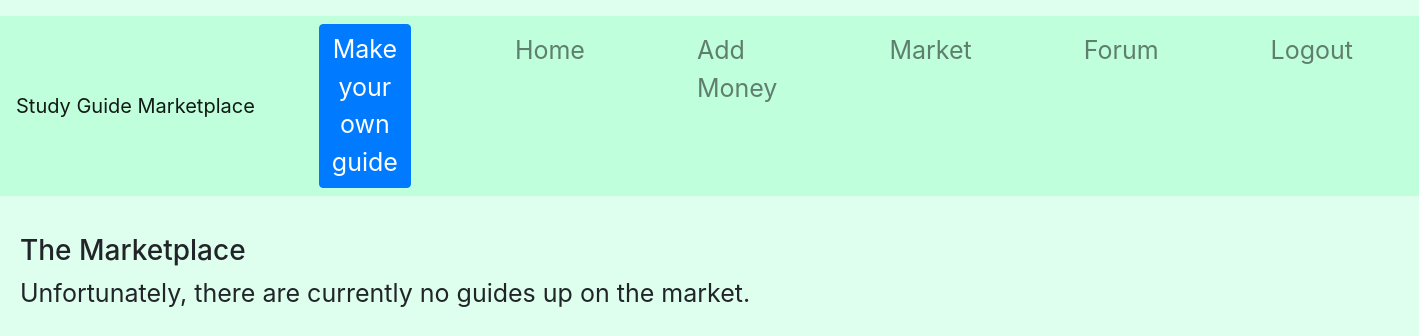
The page /market (signed in) on the database as committed earlier.
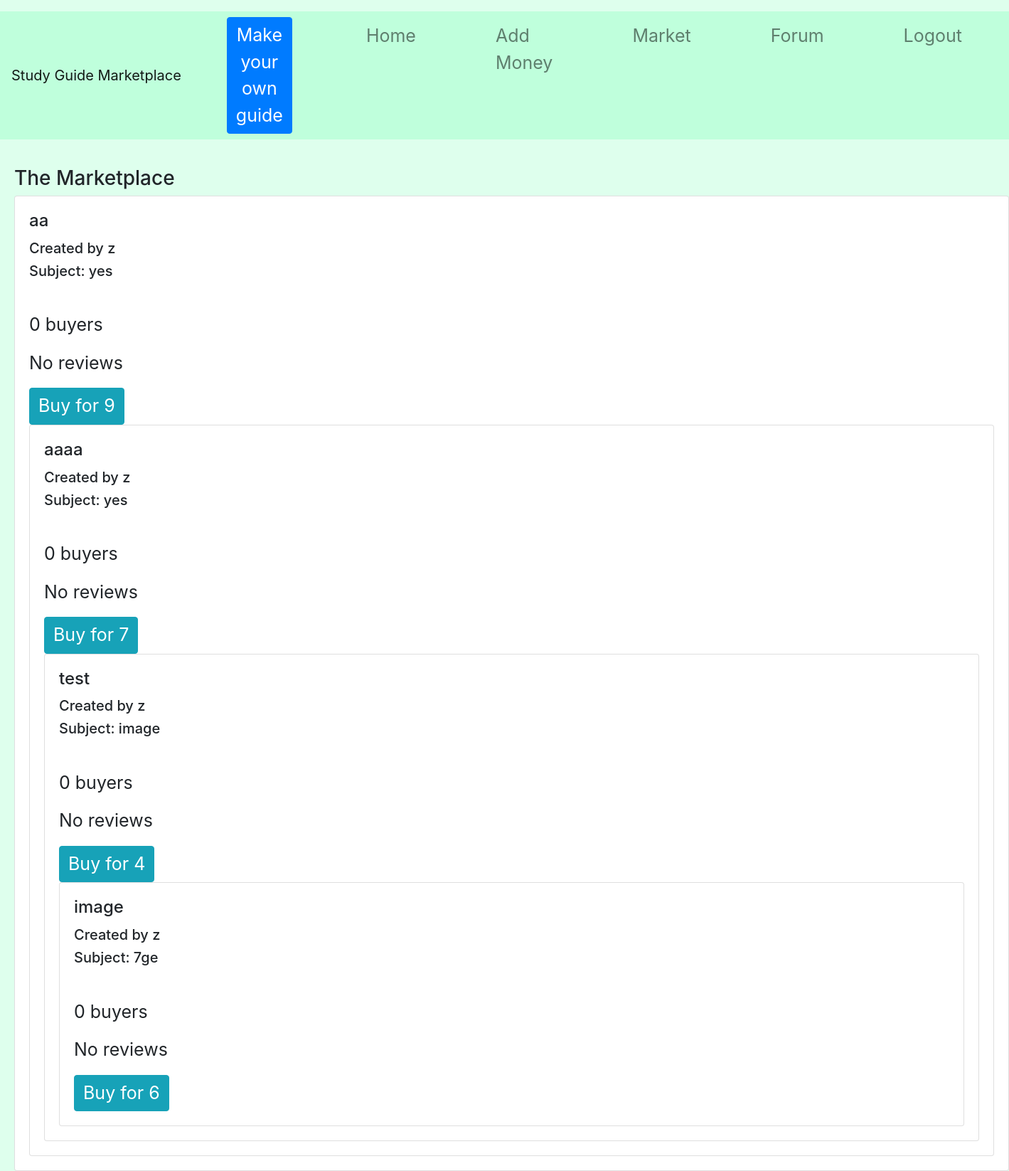
The same page on the database as committed later.
### tables this page shows
CREATE TABLE guides(id INTEGER, user TEXT, name TEXT, rating REAL, cost INTEGER, buyers INTEGER, subject TEXT, guide TEXT, ratings INTEGER);

### app/__init__.py (the view)
    def login_check(*args, **kwargs):
        if 'username' not in session:
            return redirect(url_for("login"))
        return route_function(*args, **kwargs)

### app/__init__.py (called while the page is built)
def protected(route_function):
    def login_check(*args, **kwargs):
        if 'username' not in session:
            return redirect(url_for("login"))
        return route_function(*args, **kwargs)
    login_check.__name__ = route_function.__name__
    return login_check

@app.route("/market")
@protected
def market():
    return render_template("market.html", guides = ops.get_unguides(session['username']))

### app/utl/ops.py (called while the page is built)
def get_unguides(username):
    db = sqlite3.connect(DB_FILE)
    c = db.cursor()
    c.execute("SELECT * FROM guides WHERE user != ?;" , (username,))
    g = c.fetchall()
    ans = []
    for row in g:
        c.execute("SELECT * FROM buyers WHERE user = ? AND id = ?;" , (username,row[0]))
        if c.fetchone() is None:
            next = {}
            next["id"] = row[0]
            next["user"] = row[1]
            next["name"] = row[2]
            next["rating"] = row[3]
            next["cost"] = row[4]
            next["buyers"] = row[5]
            next["subject"] = row[6]
            next["guide"] = row[7]
            next["ratings"] = row[8]
            ans.append(next)
    return ans

### app/templates/market.html (shortened to what this page needs)
{% extends "base.html" %}
{% block body %}
  <br>
  <h3> The Marketplace </h3>
  {% if guides|length < 1 %}
    <p> Unfortunately, there are currently no guides up on the market. </p>
    {% else %}
        {% for guide in guides %}
          <div class="card">
            <div class="card-body">
              <h4 class="card-title">{{ guide["name"] }}</h4>
              <h5>Created by {{ guide["user"] }}</h5>
              <h5>Subject: {{ guide["subject"]}}</h5>
              <br>
              <p class="card-text">{{ guide["buyers"] }} buyers</p>
              {% if guide["ratings"] == 0 %}
                <p class="card-text">No reviews</p>
              {% else %}
                <p class="card-text">{{ guide["rating"] }} rating on {{ guide["ratings"] }} reviews</p>
              {% endif %}
              <a href={{"/buy/"+(guide["id"]|string)}} class="btn btn-info">Buy for {{ guide["cost"] }}</a><br>
        {% endfor %}
  {% endif %}
{% endblock %}

### app/templates/base.html (shortened to what this page needs)
<!DOCTYPE html>
<html>
  <head>
    <link rel="stylesheet" href="https://stackpath.bootstrapcdn.com/bootstrap/4.3.1/css/bootstrap.min.css">
    <link rel="stylesheet" type="text/css" href="../static/styles.css">
  </head>
  <body>
    <div class="main">
      {% block navbar %}
        <nav class="navbar navbar-expand-lg navbar-light">
          <a class="navbar-brand" href="#">Study Guide Marketplace</a>
          <div class="collapse navbar-collapse" id="navbarNavAltMarkup">
            <div class="navbar-nav">
              <a class="btn btn-primary mx-5" href="/create">Make your own guide</a>
              <a class="nav-item nav-link mx-5" href="/home">Home</a>
              <a class="nav-item nav-link mx-5" href="/coins">Add Money</a>
              <a class="nav-item nav-link mx-5" href="/market">Market</a>
              <a class="nav-item nav-link mx-5" href="/forum">Forum</a>
              <a class="nav-item nav-link mx-5"  href="/logout">Logout</a>
            </div>
          </div>
        </nav>
      {% endblock %}
      <div class="body-block">
      {% block body %}
      {% endblock %}
    </div>
    </div>
  </body>
</html>

### app/static/styles.css (style rules this page uses)
body { background-color: #deffed; font-size: 25px; }
.navbar { background: #bfffdc; }
.btn { font-size: 25px; }
.body-block { margin-left: 20px; }

Rows that differ between the two databases and show on the page:
added guides: name "aa", user "z", subject "yes", buyers "0", ratings "No reviews", cost "9"
added guides: name "aaaa", user "z", subject "yes", buyers "0", ratings "No reviews", cost "7"
added guides: name "test", user "z", subject "image", buyers "0", ratings "No reviews", cost "4"
added guides: name "image", user "z", subject "7ge", buyers "0", ratings "No reviews", cost "6"
Other text that changed with them:
text no longer shown: "Unfortunately, there are currently no guides up on the market."
